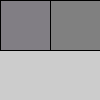
Frame 1 (no input)
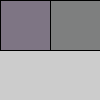
Frame 60 (the mouse pressed at the canvas centre just before this capture)
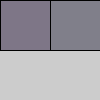
Frame 120 (the mouse held since frame 60 and released just before this capture)

The Processing sketch that drew these frames (run headless with seeded random() and noise(); from frame 60 on, the mouse is pressed at the canvas centre):

// Processing sketch: VideoSmoothColor
// ── VideoSmoothColor.pde
// https://forum.processing.org/two/discussion/18894/averaging-a-few-seconds-of-a-video-feed-pixel#latest

color videoColor;
float videoFlickerRate;
color smoothColor;
float smoothRate;
color[] colorArray;
color smoothColorArray;

void setup() {
  videoColor = color(128);
  smoothColor = color(128);
  colorArray = new int[60];
  videoFlickerRate = 1.0/32; // 1 is 100% flicker
  smoothRate = 1.0/32;
}

void draw() {
  // get center pixel (for a real video)
  // videoColor = get(width/2, height/2)

  // simulate video pixel with changing flicker rates
  // videoFlickerRate = 1.0/(second()%10+1);
  videoColor = lerpColor(videoColor, color(random(255), random(255), random(255)), videoFlickerRate);

  // draw video flicker, unsmoothed
  fill(videoColor);
  rect(0, 0, width/2, height/2);

  // smooth color
  smoothColor = lerpColor(smoothColor, videoColor, smoothRate);

  // draw smoothed color
  fill(smoothColor);
  rect(width/2,0,width,height/2);
  
  // smooth color 2
  colorArray[frameCount%60] = videoColor;

  // average colors in array
  // smoothColorArray = ;
  
  // draw smoothed color
  fill(smoothColor);
  rect(width/2,0,width,height/2);
}

class clerper {
}

class clerperQueue {
}
